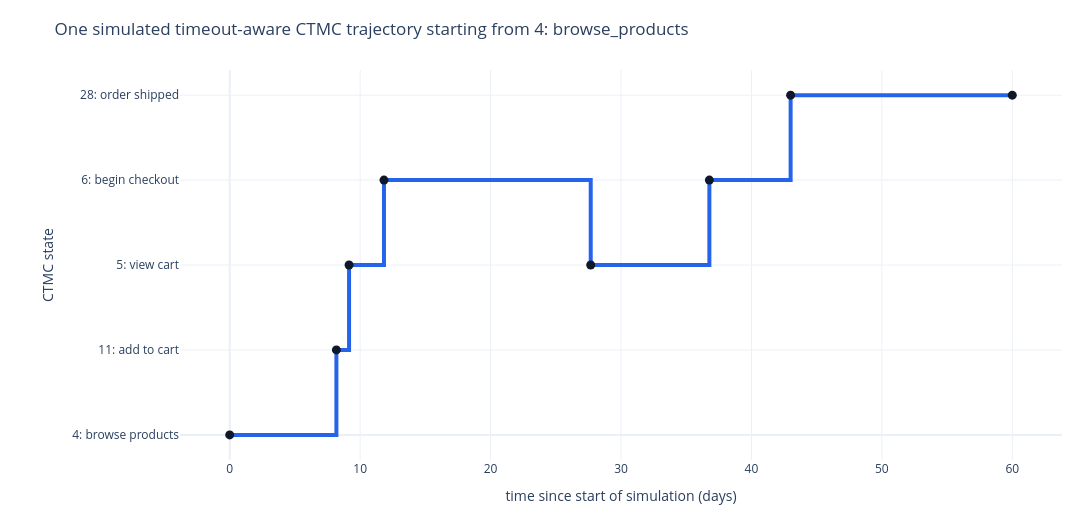

The notebook cell saved with this chart:
### Markdown cell above
### 2. Simulated CTMC trajectory trace

This simulates one realization of the fitted timeout-aware CTMC. The horizontal pieces show holding times; the vertical jumps show state changes.

### Code cell
import plotly.graph_objects as go


def simulate_ctmc_trajectory(model, start_state: int, horizon_days: float = 60, seed: int = 148) -> pd.DataFrame:
    rng = np.random.default_rng(seed)
    q = model.Q_.copy()
    horizon_seconds = horizon_days * SECONDS_PER_DAY
    current_state = int(start_state)
    elapsed = 0.0
    rows = []

    while elapsed < horizon_seconds:
        if current_state not in q.index:
            rows.append({
                "start_day": elapsed / SECONDS_PER_DAY,
                "end_day": horizon_days,
                "state": current_state,
                "next_state": current_state,
                "holding_days": horizon_days - elapsed / SECONDS_PER_DAY,
                "absorbing_or_unknown": True,
            })
            break

        row = q.loc[current_state].astype(float).copy()
        exit_rate = float(-row.loc[current_state])
        if exit_rate <= 0:
            rows.append({
                "start_day": elapsed / SECONDS_PER_DAY,
                "end_day": horizon_days,
                "state": current_state,
                "next_state": current_state,
                "holding_days": horizon_days - elapsed / SECONDS_PER_DAY,
                "absorbing_or_unknown": True,
            })
            break

        wait = float(rng.exponential(1.0 / exit_rate))
        jump_time = elapsed + wait
        end_time = min(jump_time, horizon_seconds)

        outgoing = row.clip(lower=0.0)
        outgoing.loc[current_state] = 0.0
        probs = outgoing / outgoing.sum()
        next_state = int(rng.choice(probs.index.to_numpy(dtype=int), p=probs.to_numpy(dtype=float)))

        rows.append({
            "start_day": elapsed / SECONDS_PER_DAY,
            "end_day": end_time / SECONDS_PER_DAY,
            "state": current_state,
            "next_state": next_state if jump_time <= horizon_seconds else current_state,
            "holding_days": (end_time - elapsed) / SECONDS_PER_DAY,
            "absorbing_or_unknown": False,
        })

        if jump_time > horizon_seconds:
            break
        elapsed = jump_time
        current_state = next_state

    path = pd.DataFrame(rows)
    path["state_label"] = path["state"].map(state_label)
    path["next_state_label"] = path["next_state"].map(state_label)
    return path


def plotly_ctmc_trajectory(path: pd.DataFrame, title: str = "Simulated CTMC trajectory"):
    states_in_path = list(dict.fromkeys(path["state"].to_list() + path["next_state"].to_list()))
    y_lookup = {state: idx for idx, state in enumerate(states_in_path)}

    x = path["start_day"].to_list() + [float(path["end_day"].iloc[-1])]
    y_states = path["state"].to_list() + [int(path["next_state"].iloc[-1])]
    y = [y_lookup[state] for state in y_states]

    hover_text = [
        f"state: {state_label(row.state)}<br>held for: {row.holding_days:.2f} days<br>next: {state_label(row.next_state)}"
        for row in path.itertuples(index=False)
    ] + [f"state: {state_label(y_states[-1])}"]

    fig = go.Figure()
    fig.add_trace(go.Scatter(
        x=x,
        y=y,
        mode="lines+markers",
        line={"shape": "hv", "width": 4, "color": "#2563eb"},
        marker={"size": 9, "color": "#0f172a"},
        text=hover_text,
        hovertemplate="day %{x:.2f}<br>%{text}<extra></extra>",
        name="simulated state",
    ))
    fig.update_layout(
        title=title,
        template="plotly_white",
        width=1100,
        height=520,
        xaxis_title="time since start of simulation (days)",
        yaxis={
            "title": "CTMC state",
            "tickmode": "array",
            "tickvals": list(y_lookup.values()),
            "ticktext": [short_state_label(state, max_chars=38) for state in states_in_path],
        },
        margin={"l": 180, "r": 30, "t": 70, "b": 60},
    )
    return fig


VIS_START_STATE = 4 if 4 in timeout_ctmc.states_ else next(
    state for state in timeout_ctmc.states_ if state not in {SUCCESS_STATE, FAILURE_STATE}
)
trajectory = simulate_ctmc_trajectory(timeout_ctmc, start_state=VIS_START_STATE, horizon_days=60, seed=148)
display(trajectory.head(20))
trajectory_fig = plotly_ctmc_trajectory(
    trajectory,
    title=f"One simulated timeout-aware CTMC trajectory starting from {state_label(VIS_START_STATE)}",
)
trajectory_fig.show()
trajectory_fig.write_html(RESULTS_DIR / "ctmc_simulated_trajectory.html")

### Figure 1 — Plotly figure (JSON) as saved in the notebook; plotly's stock layout.template omitted (floating-point values rounded to 4 significant figures)
{"data": [{"hovertemplate": "day %{x:.2f}<br>%{text}<extra></extra>", "line": {"color": "#2563eb", "shape": "hv", "width": 4}, "marker": {"color": "#0f172a", "size": 9}, "mode": "lines+markers", "name": "simulated state", "text": ["state: 4: browse_products<br>held for: 8.18 days<br>next: 11: add_to_cart", "state: 11: add_to_cart<br>held for: 0.97 days<br>next: 5: view_cart", "state: 5: view_cart<br>held for: 2.68 days<br>next: 6: begin_checkout", "state: 6: begin_checkout<br>held for: 15.85 days<br>next: 5: view_cart", "state: 5: view_cart<br>held for: 9.10 days<br>next: 6: begin_checkout", "state: 6: begin_checkout<br>held for: 6.23 days<br>next: 28: order_shipped", "state: 28: order_shipped<br>held for: 17.00 days<br>next: 28: order_shipped", "state: 28: order_shipped"], "type": "scatter", "x": [0, 8.179, 9.151, 11.83, 27.68, 36.78, 43.0, 60], "y": [0, 1, 2, 3, 2, 3, 4, 4]}], "layout": {"height": 520, "margin": {"b": 60, "l": 180, "r": 30, "t": 70}, "title": {"text": "One simulated timeout-aware CTMC trajectory starting from 4: browse_products"}, "width": 1100, "xaxis": {"title": {"text": "time since start of simulation (days)"}}, "yaxis": {"tickmode": "array", "ticktext": ["4: browse products", "11: add to cart", "5: view cart", "6: begin checkout", "28: order shipped"], "tickvals": [0, 1, 2, 3, 4], "title": {"text": "CTMC state"}}}}
